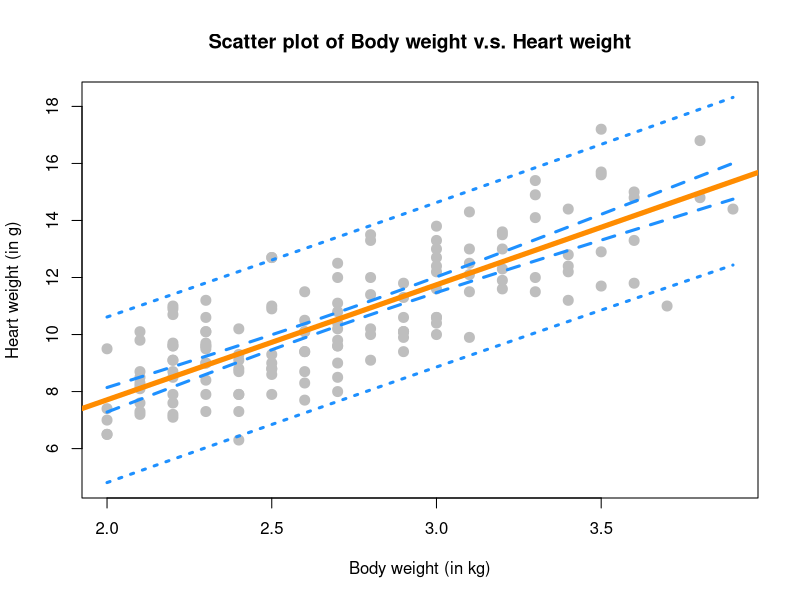
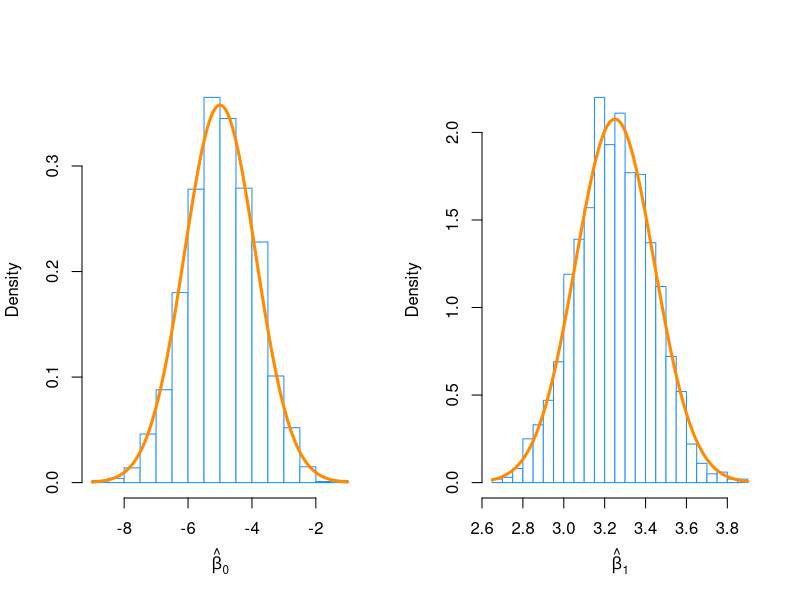

Here is the R script that generated these plots, in order:
## ---- chunk 1
library(MASS)
dataset = MASS::cats
?MASS::cats
## ---- chunk 2
cat_model = lm(Hwt ~ Bwt, data = dataset)
cat_model_summary = summary(cat_model)
t_stat = cat_model_summary$coefficients["Bwt", "t value"]
t_stat
p_val = cat_model_summary$coefficients["Bwt", "Pr(>|t|)"]
p_val
## ---- chunk 3
conf_int = confint(cat_model, parm = "Bwt", level = 0.95)
lwr = conf_int[1]
upr = conf_int[2]
## ---- chunk 4
conf_int = confint(cat_model, parm = "(Intercept)", level = 0.9)
lwr = conf_int[1]
upr = conf_int[2]
## ---- chunk 5
conf_int = predict(cat_model, 
                   newdata = data.frame(Bwt = c(2.1, 2.8)), 
                   interval = c("confidence"), level = 0.9)
int_2_1 = conf_int[1, 3] - conf_int[1, 2]
int_2_1
int_2_8 = conf_int[2, 3] - conf_int[2, 2]
int_2_8
mean_bwt = mean(dataset$Bwt)
mean_bwt
## ---- chunk 6
pred_int = predict(cat_model, 
                   newdata = data.frame(Bwt = c(2.8, 4.2)), 
                   interval = c("prediction"), level = 0.9)
pred_int
## ---- chunk 7
body_grid = seq(min(dataset$Bwt), max(dataset$Bwt), by = 0.01)

dist_ci_band = predict(cat_model,
                       newdata = data.frame(Bwt = body_grid), 
                       interval = c("confidence"), level = 0.95)

dist_pi_band = predict(cat_model, 
                       newdata = data.frame(Bwt = body_grid),
                       interval = c("prediction"), level = 0.95)

plot(Hwt ~ Bwt, data = dataset,
     main = "Scatter plot of Body weight v.s. Heart weight",
     xlab = "Body weight (in kg)",
     ylab = "Heart weight (in g)",
     pch = 20,
     cex = 2,
     col = "grey",
     ylim = c(min(dist_pi_band), max(dist_pi_band))
     )

abline(cat_model, lwd = 5, col = "darkorange")

lines(body_grid, dist_ci_band[, "lwr"], col = "dodgerblue", lwd = 3, lty = 2)
lines(body_grid, dist_ci_band[, "upr"], col = "dodgerblue", lwd = 3, lty = 2)
lines(body_grid, dist_pi_band[, "lwr"], col = "dodgerblue", lwd = 3, lty = 3)
lines(body_grid, dist_pi_band[, "upr"], col = "dodgerblue", lwd = 3, lty = 3)
## ---- chunk 8
EST = cat_model_summary$coefficients["Bwt", "Estimate"]
SE = cat_model_summary$coefficients["Bwt", "Std. Error"]
HYP = 4
t_stat = (EST - HYP) / SE
t_stat
p_val = 2 * pt(abs(t_stat), df = nrow(dataset) - 2, lower.tail = FALSE)
p_val
## ---- chunk 9
data(Ozone, package = "mlbench")
Ozone = Ozone[, c(4, 6, 7, 8)]
colnames(Ozone) = c("ozone", "wind", "humidity", "temp")
Ozone = Ozone[complete.cases(Ozone), ]
str(Ozone)
## ---- chunk 10
ozone_wind_model = lm(ozone ~ wind, data = Ozone)
ozone_wind_model_summary = summary(ozone_wind_model)
t_stat = ozone_wind_model_summary$coefficients["wind", "t value"]
t_stat
p_val = ozone_wind_model_summary$coefficients["wind", "Pr(>|t|)"]
p_val
## ---- chunk 11
ozone_temp_model = lm(ozone ~ temp, data = Ozone)
ozone_temp_model_summary = summary(ozone_temp_model)
t_stat = ozone_temp_model_summary$coefficients["temp", "t value"]
t_stat
p_val = ozone_temp_model_summary$coefficients["temp", "Pr(>|t|)"]
p_val
## ---- chunk 12
birthday = 20021023
set.seed(birthday)
n = 50
x = seq(0, 10, length = n)

sim_slr = function(x, beta_0, beta_1, sigma) {
  n = length(x)
  epsilon = rnorm(n, mean = 0, sd = sigma)
  y = beta_0 + beta_1 * x + epsilon
  data.frame(predictor = x, response = y)
}

iter = 2000
beta_1s = rep(0, iter)
beta_0s = rep(0, iter)

for (i in 1:iter) {
  sim_data = sim_slr(x, beta_0 = -5, beta_1 = 3.25, sigma = sqrt(16))
  sim_model = lm(response ~ predictor, data = sim_data)
  beta_0s[i] = coef(sim_model)[1]
  beta_1s[i] = coef(sim_model)[2]
}
## ---- chunk 13
library(knitr)

true_beta_0 = -5
true_beta_1 = 3.25

Sxx = sum((x - mean(x))^2)
sd_beta_1_hat = 4 / sqrt(Sxx)
sd_beta_0_hat = 4 * sqrt((1 / n + mean(x) ^ 2 / Sxx))

results = data.frame(
  name = c("True expected value", 
           "Mean of the simulated values",
           "True standard deviation",
           "Standard deviation of the simulated values"),
  beta_0_ = c(true_beta_0,
              mean(beta_0s),
              sd_beta_0_hat,
              sd(beta_0s)),
  beta_1_ = c(true_beta_1,
              mean(beta_1s),
              sd_beta_1_hat,
              sd(beta_1s))
)

kable(results, format = "markdown", col.names = c("Name", "beta_0", "beta_1"))

## ---- chunk 14
par(mfrow = c(1, 2))

hist(beta_0s, prob = TRUE, breaks = 20,
     xlab = expression(hat(beta)[0]), main = "", col = "white",
     border = "dodgerblue")
curve(dnorm(x, mean = true_beta_0, sd = sd_beta_0_hat), col = "darkorange", add = TRUE, lwd = 3)

hist(beta_1s, prob = TRUE, breaks = 20,
     xlab = expression(hat(beta)[1]), main = "", col = "white",
     border = "dodgerblue")
curve(dnorm(x, mean = true_beta_1, sd = sd_beta_1_hat), 
      col = "darkorange", add = TRUE, lwd = 3)
## ---- chunk 15
birthday = 20021023
set.seed(birthday)
n = 25
x = seq(0, 2.5, length = n)

iter = 2500
beta_1s = rep(0, iter)
s_es = rep(0, iter)

for (i in 1:iter) {
  sim_data = sim_slr(x, beta_0 = 5, beta_1 = 2, sigma = sqrt(9))
  sim_model = lm(response ~ predictor, data = sim_data)
  beta_1s[i] = coef(sim_model)[2]
  s_es[i] = summary(sim_model)$sigma
}
## ---- chunk 16
Sxx = sum((x - mean(x))^2)
crt = qt(0.025, df = n - 2, lower.tail = FALSE)
lower_95 = rep(0, iter)
upper_95 = rep(0, iter)

for (i in 1:iter) {
  margin = crt * s_es[i] / sqrt(Sxx)
  lower_95[i] = beta_1s[i] - margin
  upper_95[i] = beta_1s[i] + margin
}
## ---- chunk 17
proportion = mean(lower_95 <= 2 & 2 <= upper_95)
proportion
## ---- chunk 18
reject_h0 = mean(lower_95 > 0 | upper_95 < 0)
reject_h0
## ---- chunk 19
Sxx = sum((x - mean(x))^2)
crt = qt(0.005, df = n - 2, lower.tail = FALSE)
lower_99 = rep(0, iter)
upper_99 = rep(0, iter)

for (i in 1:iter) {
  margin = crt * s_es[i] / sqrt(Sxx)
  lower_99[i] = beta_1s[i] - margin
  upper_99[i] = beta_1s[i] + margin
}
## ---- chunk 20
proportion = mean(lower_99 <= 2 & 2 <= upper_99)
proportion
## ---- chunk 21
reject_h0 = mean(lower_99 > 0 | upper_99 < 0)
reject_h0
## ---- chunk 22
calc_pred_int = function(model, newdata, level = 0.95) {
  estimate = predict(model, newdata)
  
  newdata = newdata[1, 1]
  
  x_bar = mean(model$model[, 2])
  Sxx = sum((model$model[, 2] - x_bar)^2)
  s_e = summary(model)$sigma
  n = nrow(model$model)
  crt = qt((1 - level) / 2, df = n - 2, lower.tail = FALSE)
  
  margin = crt * s_e * sqrt(1 + 1/n + (newdata - x_bar) ^ 2 / Sxx)
  
  c(
    estimate = estimate,
    lower = estimate - margin,
    upper = estimate + margin
    )
}
## ---- chunk 23
newcat_1 = data.frame(Bwt = 4.0)
calc_pred_int(cat_model, newcat_1)
## ---- chunk 24
newcat_2 = data.frame(Bwt = 3.3)
calc_pred_int(cat_model, newcat_2, level = 0.90)
